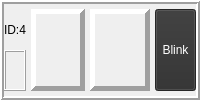
        <widget class="QFrame" name="ui_frm_showcell_id4">
         <property name="frameShape">
          <enum>QFrame::Box</enum>
         </property>
         <property name="frameShadow">
          <enum>QFrame::Raised</enum>
         </property>
         <property name="lineWidth">
          <number>2</number>
         </property>
         <layout class="QHBoxLayout" name="horizontalLayout_2">
          <property name="spacing">
           <number>5</number>
          </property>
          <property name="leftMargin">
           <number>0</number>
          </property>
          <property name="topMargin">
           <number>5</number>
          </property>
          <property name="rightMargin">
           <number>0</number>
          </property>
          <property name="bottomMargin">
           <number>5</number>
          </property>
          <item>
           <widget class="QFrame" name="frame_13">
            <property name="frameShape">
             <enum>QFrame::NoFrame</enum>
            </property>
            <property name="frameShadow">
             <enum>QFrame::Raised</enum>
            </property>
            <layout class="QVBoxLayout" name="verticalLayout_5">
             <property name="spacing">
              <number>0</number>
             </property>
             <property name="leftMargin">
              <number>0</number>
             </property>
             <property name="topMargin">
              <number>0</number>
             </property>
             <property name="rightMargin">
              <number>0</number>
             </property>
             <property name="bottomMargin">
              <number>0</number>
             </property>
             <item alignment="Qt::AlignHCenter">
              <widget class="QLabel" name="ui_lab_id_id4">
               <property name="text">
                <string>ID:4</string>
               </property>
              </widget>
             </item>
             <item>
              <widget class="QLabel" name="ui_lab_name_id4">
               <property name="maximumSize">
                <size>
                 <width>204</width>
                 <height>16777215</height>
                </size>
               </property>
               <property name="frameShape">
                <enum>QFrame::Box</enum>
               </property>
               <property name="frameShadow">
                <enum>QFrame::Raised</enum>
               </property>
               <property name="text">
                <string/>
               </property>
              </widget>
             </item>
            </layout>
           </widget>
          </item>
          <item>
           <widget class="QLabel" name="ui_lab_value_id4">
            <property name="sizePolicy">
             <sizepolicy hsizetype="Preferred" vsizetype="Preferred">
              <horstretch>40</horstretch>
              <verstretch>40</verstretch>
             </sizepolicy>
            </property>
            <property name="maximumSize">
             <size>
              <width>220</width>
              <height>16777215</height>
             </size>
            </property>
            <property name="font">
             <font>
              <pointsize>20</pointsize>
              <weight>75</weight>
              <bold>true</bold>
             </font>
            </property>
            <property name="toolTip">
             <string>Test</string>
            </property>
            <property name="statusTip">
             <string>Test</string>
            </property>
            <property name="styleSheet">
             <string notr="true">border-color: rgb(239, 41, 41);</string>
            </property>
            <property name="frameShape">
             <enum>QFrame::Panel</enum>
            </property>
            <property name="frameShadow">
             <enum>QFrame::Raised</enum>
            </property>
            <property name="lineWidth">
             <number>5</number>
            </property>
            <property name="midLineWidth">
             <number>0</number>
            </property>
            <property name="text">
             <string>&lt;html&gt;&lt;head/&gt;&lt;body&gt;&lt;p align=&quot;right&quot;/&gt;&lt;/body&gt;&lt;/html&gt;</string>
            </property>
            <property name="alignment">
             <set>Qt::AlignRight|Qt::AlignTrailing|Qt::AlignVCenter</set>
            </property>
           </widget>
          </item>
          <item>
           <widget class="QLabel" name="ui_lab_unit_id4">
            <property name="enabled">
             <bool>true</bool>
            </property>
            <property name="sizePolicy">
             <sizepolicy hsizetype="Fixed" vsizetype="Preferred">
              <horstretch>30</horstretch>
              <verstretch>10</verstretch>
             </sizepolicy>
            </property>
            <property name="minimumSize">
             <size>
              <width>60</width>
              <height>0</height>
             </size>
            </property>
            <property name="font">
             <font>
              <pointsize>15</pointsize>
             </font>
            </property>
            <property name="frameShape">
             <enum>QFrame::Panel</enum>
            </property>
            <property name="frameShadow">
             <enum>QFrame::Raised</enum>
            </property>
            <property name="lineWidth">
             <number>5</number>
            </property>
            <property name="text">
             <string>&lt;html&gt;&lt;head/&gt;&lt;body&gt;&lt;p align=&quot;center&quot;&gt;&lt;br/&gt;&lt;/p&gt;&lt;/body&gt;&lt;/html&gt;</string>
            </property>
            <property name="alignment">
             <set>Qt::AlignCenter</set>
            </property>
           </widget>
          </item>
          <item>
           <widget class="QToolButton" name="ui_but_blk_id4">
            <property name="enabled">
             <bool>false</bool>
            </property>
            <property name="sizePolicy">
             <sizepolicy hsizetype="Fixed" vsizetype="Preferred">
              <horstretch>0</horstretch>
              <verstretch>0</verstretch>
             </sizepolicy>
            </property>
            <property name="palette">
             <palette>
              <active>
               <colorrole role="WindowText">
                <brush brushstyle="SolidPattern">
                 <color alpha="255">
                  <red>255</red>
                  <green>255</green>
                  <blue>255</blue>
                 </color>
                </brush>
               </colorrole>
               <colorrole role="Button">
                <brush brushstyle="SolidPattern">
                 <color alpha="255">
                  <red>46</red>
                  <green>46</green>
                  <blue>46</blue>
                 </color>
                </brush>
               </colorrole>
               <colorrole role="Text">
                <brush brushstyle="SolidPattern">
                 <color alpha="255">
                  <red>255</red>
                  <green>255</green>
                  <blue>255</blue>
                 </color>
                </brush>
               </colorrole>
               <colorrole role="ButtonText">
                <brush brushstyle="SolidPattern">
                 <color alpha="255">
                  <red>255</red>
                  <green>255</green>
                  <blue>255</blue>
                 </color>
                </brush>
               </colorrole>
               <colorrole role="Base">
                <brush brushstyle="SolidPattern">
                 <color alpha="255">
                  <red>46</red>
                  <green>46</green>
                  <blue>46</blue>
                 </color>
                </brush>
               </colorrole>
               <colorrole role="Window">
                <brush brushstyle="SolidPattern">
                 <color alpha="255">
                  <red>46</red>
                  <green>46</green>
                  <blue>46</blue>
                 </color>
                </brush>
               </colorrole>
              </active>
              <inactive>
               <colorrole role="WindowText">
                <brush brushstyle="SolidPattern">
                 <color alpha="255">
                  <red>255</red>
                  <green>255</green>
                  <blue>255</blue>
                 </color>
                </brush>
               </colorrole>
               <colorrole role="Button">
                <brush brushstyle="SolidPattern">
                 <color alpha="255">
                  <red>46</red>
                  <green>46</green>
                  <blue>46</blue>
                 </color>
                </brush>
               </colorrole>
               <colorrole role="Text">
                <brush brushstyle="SolidPattern">
                 <color alpha="255">
                  <red>255</red>
                  <green>255</green>
                  <blue>255</blue>
                 </color>
                </brush>
               </colorrole>
               <colorrole role="ButtonText">
                <brush brushstyle="SolidPattern">
                 <color alpha="255">
                  <red>255</red>
                  <green>255</green>
                  <blue>255</blue>
                 </color>
                </brush>
               </colorrole>
               <colorrole role="Base">
                <brush brushstyle="SolidPattern">
                 <color alpha="255">
                  <red>46</red>
                  <green>46</green>
                  <blue>46</blue>
                 </color>
                </brush>
               </colorrole>
               <colorrole role="Window">
                <brush brushstyle="SolidPattern">
                 <color alpha="255">
                  <red>46</red>
                  <green>46</green>
                  <blue>46</blue>
                 </color>
                </brush>
               </colorrole>
              </inactive>
              <disabled>
               <colorrole role="WindowText">
                <brush brushstyle="SolidPattern">
                 <color alpha="255">
                  <red>255</red>
                  <green>255</green>
                  <blue>255</blue>
                 </color>
                </brush>
               </colorrole>
               <colorrole role="Button">
                <brush brushstyle="SolidPattern">
                 <color alpha="255">
                  <red>46</red>
                  <green>46</green>
                  <blue>46</blue>
                 </color>
                </brush>
               </colorrole>
               <colorrole role="Text">
                <brush brushstyle="SolidPattern">
                 <color alpha="255">
                  <red>255</red>
                  <green>255</green>
                  <blue>255</blue>
                 </color>
                </brush>
               </colorrole>
               <colorrole role="ButtonText">
                <brush brushstyle="SolidPattern">
                 <color alpha="255">
                  <red>255</red>
                  <green>255</green>
                  <blue>255</blue>
                 </color>
                </brush>
               </colorrole>
               <colorrole role="Base">
                <brush brushstyle="SolidPattern">
                 <color alpha="255">
                  <red>46</red>
                  <green>46</green>
                  <blue>46</blue>
                 </color>
                </brush>
               </colorrole>
               <colorrole role="Window">
                <brush brushstyle="SolidPattern">
                 <color alpha="255">
                  <red>46</red>
                  <green>46</green>
                  <blue>46</blue>
                 </color>
                </brush>
               </colorrole>
              </disabled>
             </palette>
            </property>
            <property name="autoFillBackground">
             <bool>false</bool>
            </property>
            <property name="styleSheet">
             <string notr="true"/>
            </property>
            <property name="text">
             <string>Blink</string>
            </property>
            <property name="popupMode">
             <enum>QToolButton::DelayedPopup</enum>
            </property>
            <property name="toolButtonStyle">
             <enum>Qt::ToolButtonIconOnly</enum>
            </property>
            <property name="autoRaise">
             <bool>false</bool>
            </property>
           </widget>
          </item>
         </layout>
        </widget>
